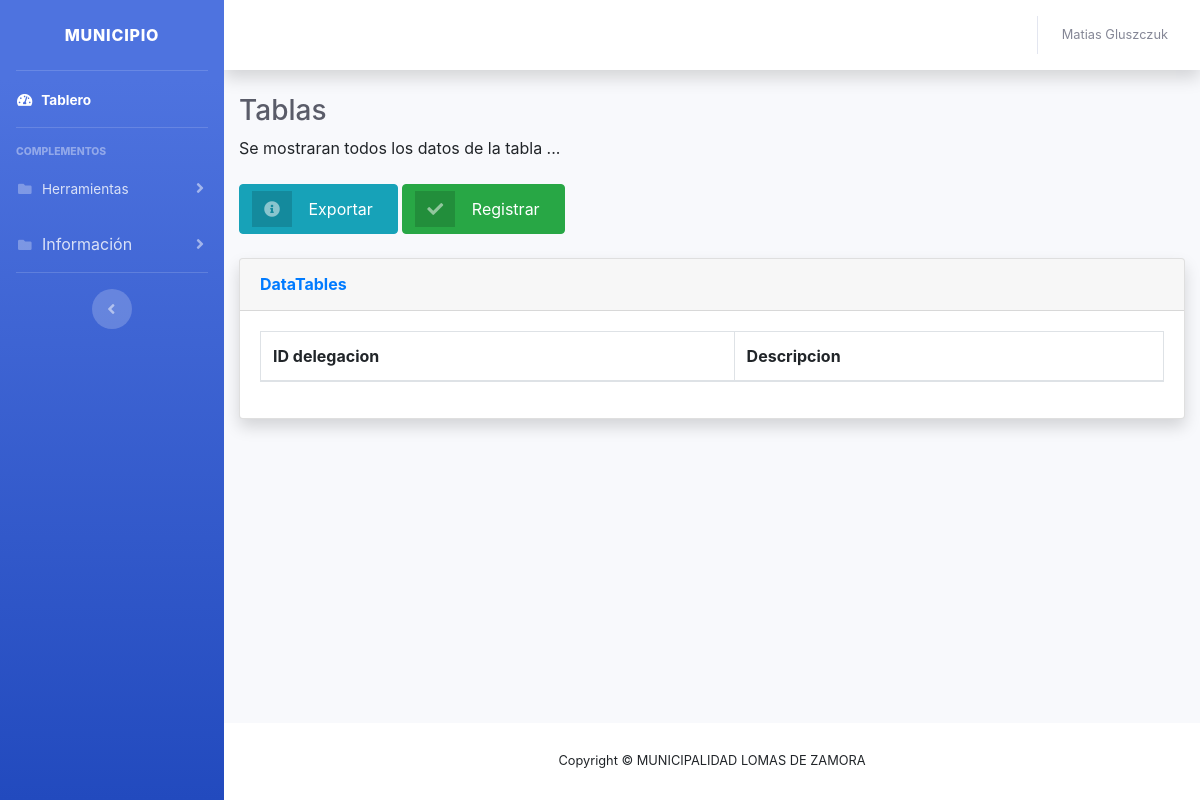
Before: /administrador/tabla-delegaciones.php (signed in) with the older database file.
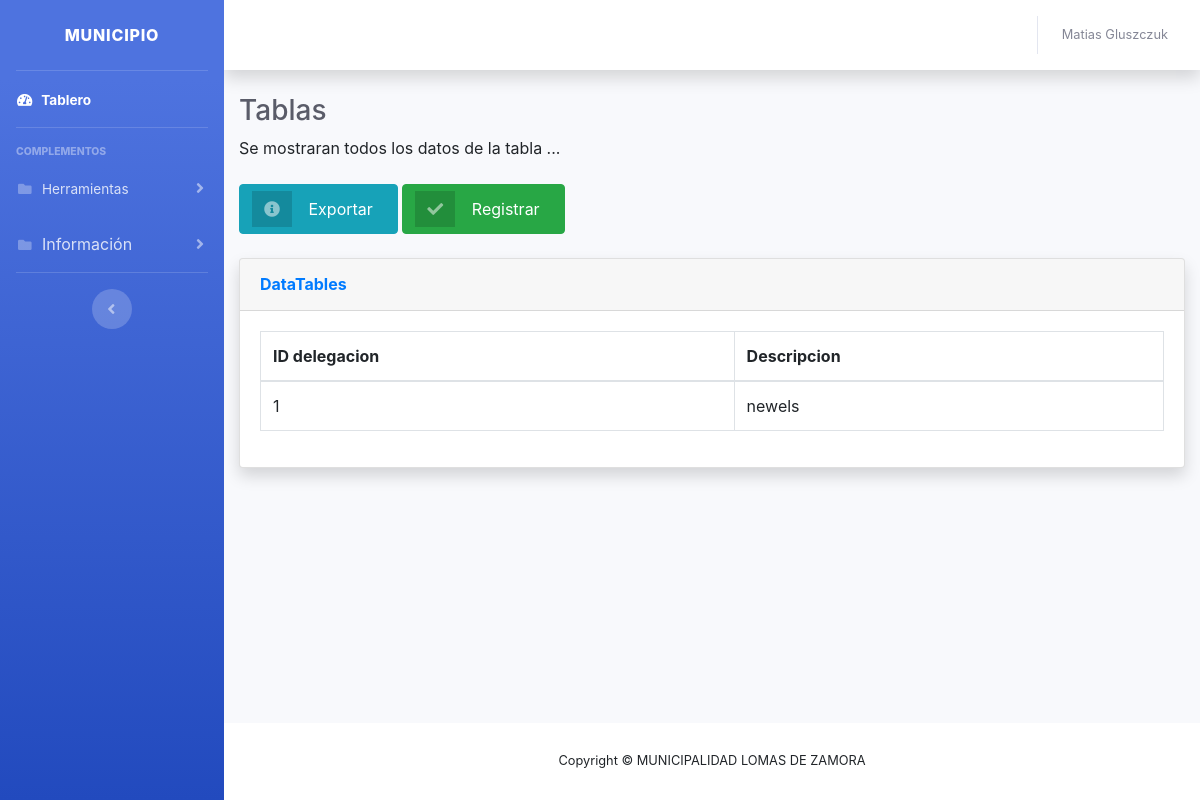
After: the same page with the newer database file.
### tables this page shows
CREATE TABLE `delegaciones` (
  `iddelegacion` int(40) NOT NULL,
  `descripcion` varchar(40) NOT NULL
);

### administrador/tabla-delegaciones.php (the view, shortened to what the changed rows need)
<!DOCTYPE html>
<html lang="en">
<head>
    <link href="vendor/fontawesome-free/css/all.min.css" rel="stylesheet" type="text/css">
    <link href="css/sb-admin-2.min.css" rel="stylesheet">
    <link href="vendor/datatables/dataTables.bootstrap4.min.css" rel="stylesheet">
  <link rel="stylesheet" href="https://cdnjs.cloudflare.com/ajax/libs/font-awesome/4.7.0/css/font-awesome.min.css">
  <link rel="stylesheet" href="https://stackpath.bootstrapcdn.com/bootstrap/4.3.1/css/bootstrap.min.css">
</head>
<body id="page-top">
  <div id="wrapper">
    <div id="content-wrapper" class="d-flex flex-column">
      <div id="content">
        <div class="container-fluid">
          <h1 class="h3 mb-2 text-gray-800">Tablas</h1>
          <br>
          <br>
          <div class="card shadow mb-4">
            <div class="card-body">
              <div class="table-responsive">
                <table class="table table-bordered" id="dataTable" width="100%" cellspacing="0">
                  <thead>
                    <tr>
                      <th>ID delegacion</th>
                      <th>Descripcion</th>
                    </tr>
                  </thead>
                  <?php
                          $servername = "localhost";
                          $username = "root";
                          $password = "";
                          $dbname = "municipio";
                          $conn = new mysqli($servername,$username,$password,$dbname);
                          $sql = "SELECT * FROM delegaciones";
                          $result = $conn->query($sql);
                          if ($result->num_rows > 0) {
                              while($row = $result->fetch_assoc()) {
                                  echo "<tr><td>".$row["iddelegacion"]."</td>"."<td>".$row["descripcion"]."</td>";
                              }
                          }
                  ?>
                </table>
              </div>
            </div>
          </div>
        </div>
      </div>
    </div>
  </div>
</body>
</html>

Changed rows visible on the page:
added delegaciones: iddelegacion "1", descripcion "newels"
